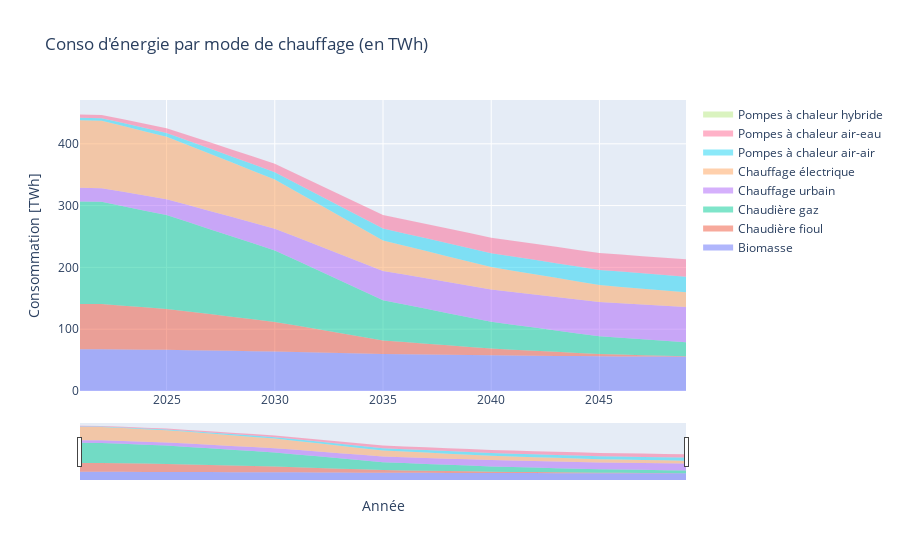

The cell this chart's notebook holds for it:
### Markdown cell above
But it is also possible to plot the evolution of energy consumption or GHG emissions due to heating.

### Code cell
Var = "Conso"
y_df = sim_stock_df.groupby(["year", "Energy_source"])[Var].sum().to_frame().reset_index(). \
           pivot(index=['year'], columns='Energy_source').loc[[year for year in sim_param["years"][1:]], Var] / 10 ** 9
fig = MyStackedPlotly(y_df=y_df)
fig = fig.update_layout(title_text="Conso d'énergie par mode de chauffage (en TWh)", xaxis_title="Année",
                        yaxis_title="Consommation [TWh]")
fig.show()
